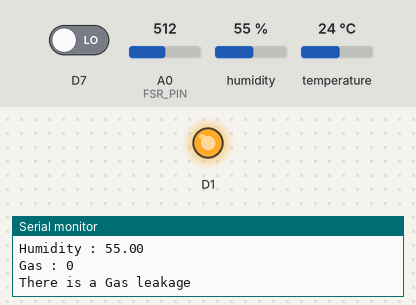
The sketch below on a simulated ESP8266 (NodeMCU). On the bench: output pins drawn as LEDs (lit = HIGH), the last lines printed to the serial monitor. The inputs (shaded band) are chosen by the test bench; at power-on: A0 (FSR_PIN) = 512, D7 LOW, humidity 55 %, temperature 24 °C. WiFi joins after 1.5 s; servers stay silent unless stated.

Above: at 4.0 s.
4.1 s: A0 (FSR_PIN) set to 913
8.6 s: A0 (FSR_PIN) set to 933
16.6 s: D7 driven HIGH
At 19.5 s:
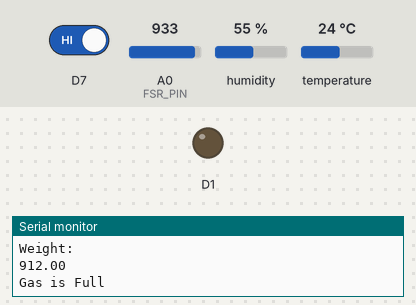
26.1 s: D7 driven LOW
At 26.9 s:
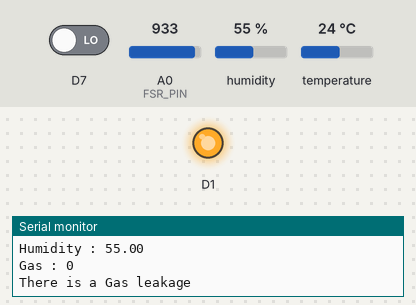
Timing chart, 0 to 36.6 s (numbered marks = the images above; inputs shaded):
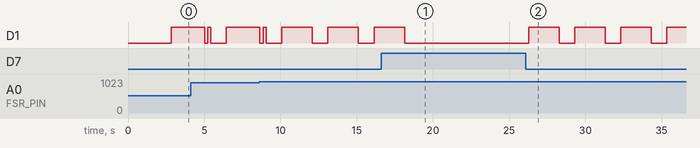

Measured:
- after the input at 16.6 s, D1: goes on until 18.1 s, then stays LOW
- after the input at 26.1 s, D1: alternates HIGH for 2.0 s and LOW for 1.0 s, starting after 0.17 s

The sketch:

Final.ino
```cpp
#define BLYNK_TEMPLATE_ID "************"
#define BLYNK_TEMPLATE_NAME "GAS Monitoring System"
#define BLYNK_AUTH_TOKEN "************************"

#include <BlynkSimpleEsp8266.h>
#include <SoftwareSerial.h>
#include <ESP8266WiFi.h>
#include <DHT.h>
#define BLYNK_PRINT Serial
#define DHTPIN D5
#define DHTTYPE DHT11
#define FSR_PIN A0

const char* ssid ="*********";
const char* password ="**********";

DHT dht(DHTPIN, DHTTYPE);
void setup() {
  pinMode(FSR_PIN, INPUT);
  pinMode(D7, INPUT);
  pinMode(DHTPIN, INPUT);
  pinMode(D1, OUTPUT);

  Blynk.begin(BLYNK_AUTH_TOKEN, ssid, password);
  delay(1000);
  dht.begin();
  Serial.begin(115200);
}

void loop() {
  int sensor = digitalRead(D7);
  float hum = dht.readHumidity();
  float temp = dht.readTemperature();

  if (temp > 31){
  Blynk.virtualWrite(V0, "There is a Fire!!");       // V0 - for satus of fire
  Serial.println("There is a Fire!!");
  Blynk.virtualWrite(V1, temp);                     // Temp - gauge
  }
  else{
  Blynk.virtualWrite(V0, "It's Normal");       // V0 - for satus of fire
  Serial.println("It's Normal");
  }
  Serial.print("Temperature : ");
  Serial.println(temp);
  Serial.print("Humidity : ");
  Serial.println(hum);

  Serial.print("Gas : ");
  Serial.println(sensor);
  Blynk.virtualWrite(V2, sensor);                // gas - Gauge
  if(sensor == HIGH){
  Serial.println("There is no Gas leakage");
  Blynk.virtualWrite(V3,"There is no Gas leakage" );     // gas status
  digitalWrite(D1, LOW);
  }
  else if(sensor == LOW){
  Serial.println("There is a Gas leakage");
  Blynk.virtualWrite(V3,"There is a Gas leakage");
  digitalWrite(D1, HIGH);
  delay(2000);
  }

  int fsrReading = analogRead(FSR_PIN);
  float force = map(fsrReading, 0, 1023, 0, 1000);
  Serial.println("Weight:");
  Serial.println(force);
  Blynk.virtualWrite(V4,force);           // Weight value
  if(force < 900){
    Serial.println("Gas has been booked");
    Blynk.virtualWrite(V5,"Gas has been booked");   // gas booking status
    digitalWrite(D1, HIGH);                          // buzzer function
    delay(200);
    digitalWrite(D1, LOW);
    delay(200);
    digitalWrite(D1, HIGH);
    delay(200);
    digitalWrite(D1, LOW);
  }
  else{
    Serial.println("Gas is Full");
    Blynk.virtualWrite(V5,"Gas is Full");
    digitalWrite(D1, LOW);
  }
  Blynk.run();
  delay(1000);
}
```
